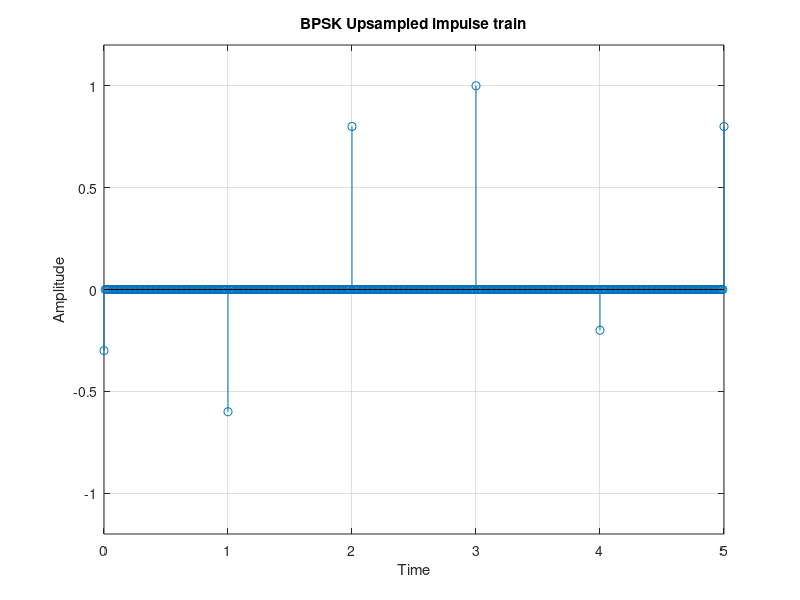
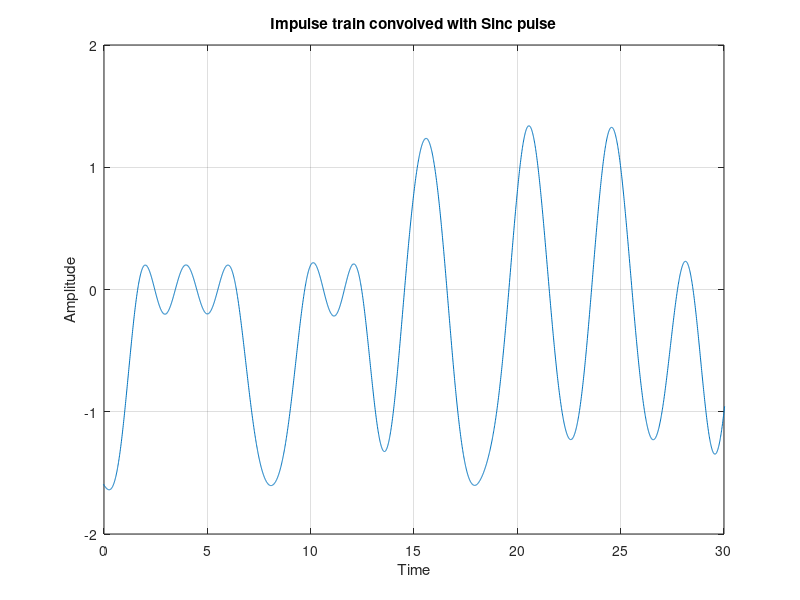
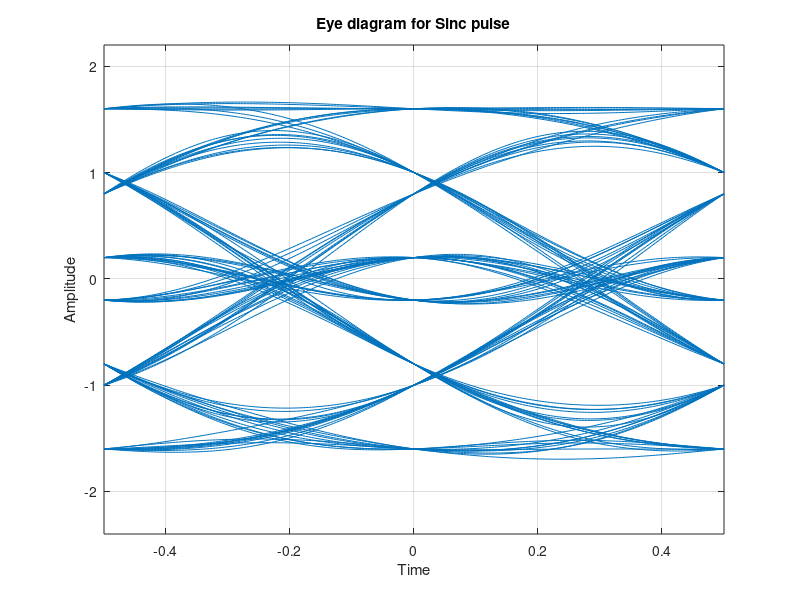
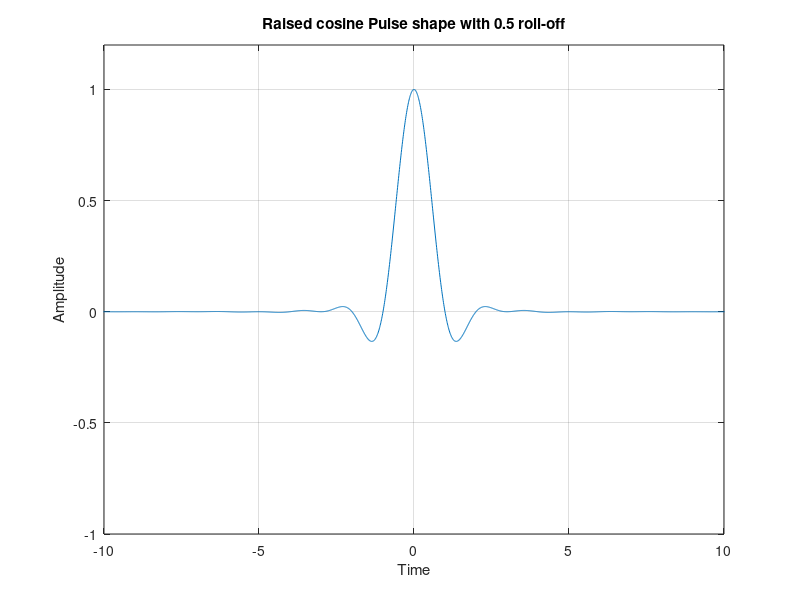

Source code (MATLAB) for these figures, in order:
%Task 3 - Multipath Effect on Eye-Diagrams

clear;
close all;
clc;

% Initializing the needed parameters
samp_freq = 100;
no_trans_bits = 10^3;
time = 0:1/samp_freq:999/samp_freq;
t = -samp_freq:1/(samp_freq):samp_freq;

% Creating 0,1ly and converting them to 1,-1
BPSK = 2*(rand(1,no_trans_bits)>0.5)-1;

% Define the multipath channel
numTaps = 3;
channelTaps = [0.3, 0.9, 0.4];
channelOutput = conv(BPSK, channelTaps);

% Sinc function
Sinc = sinc(t);

% Upsampling the BPSK impulse array to adjust to the sampling frequency
N = length(BPSK);
upsampleFactor = 100; % Since you are appending 99 zeros after each BPSK element

% Pre-allocate BPSK_U with the correct size
BPSK_U = zeros(1, N * upsampleFactor);

% Index to keep track of the insertion point in BPSK_U
index = 1;

% Loop through each element in BPSK
for i = 1:N
    BPSK_U(index) = channelOutput(i);  % Insert the BPSK value
    index = index + upsampleFactor; % Increment index by 100 to skip 99 zeros
end

time_u = 0:1/samp_freq:99999/samp_freq;
% Plotting the upsampled BPSK Impulse train
figure;
stem(time_u, BPSK_U);
xlabel('Time');
ylabel('Amplitude');
title('BPSK Upsampled impulse train');
axis([0 5 -1.2 1.2]);
grid on;

% Plotting the diagram for impulse train convolved with sinc pulse
figure;
sinc_draw = conv(Sinc,BPSK_U,'same');
plot(t,sinc_draw);
title('Impulse train convolved with Sinc pulse');
xlabel('Time');
ylabel('Amplitude');
axis([0 30 -2 2]);
grid on;

% Plotting the eye diagram for Sinc pulse transmission
eyediagram(sinc_draw, 2*samp_freq);
title('Eye diagram for Sinc pulse');
xlabel('Time');
ylabel('Amplitude');
axis([-0.5 0.5 -2.4 2.2]);
grid on;

% Developing the raised cosine with 0.5 roll-off
roll_off = 0.5;
cos_num = cos(roll_off*pi*t);
cos_den = (1 - (2 * roll_off * t).^2);
cos_denzero = abs(cos_den)<10^-10;
Raised_cosine = cos_num./cos_den;
Raised_cosine(cos_denzero) = pi/4;
rc_roll5 = Sinc.*Raised_cosine;

% Plotting the raised cosine with roll off 0.5
figure;
plot(t,rc_roll5);
title('Raised cosine Pulse shape with 0.5 roll-off');
xlabel('Time');
ylabel('Amplitude');
axis([-10 10 -1 1.2]);
grid on;

% Plotting the diagram for impulse train convolved with raised cosine pulse of 0.5 roll-off factor
figure;
rc_roll5_draw = conv(rc_roll5,BPSK_U,'same');
plot(t,rc_roll5_draw);
title('Impulse train convolved with raised cosine pulse with roll-off 0.5');
xlabel('Time');
ylabel('Amplitude');
axis([0 30 -2 2]);

% Plotting the eye diagram for raised cosine pulse with 0.5 roll-off transmission
eyediagram(rc_roll5_draw,2*samp_freq);
title('Eye diagram with raised cosine pulse with 0.5 roll-off');
xlabel('Time');
ylabel('Amplitude');
axis([-0.5 0.5 -2.4 2.2]);
grid on;

% Developing the raised cosine with 1 roll-off
roll_off = 1;
cos_num = cos(roll_off*pi*t);
cos_den = (1 - (2 * roll_off * t).^2);
cos_denzero = abs(cos_den)<10^-10;
Raised_cosine = cos_num./cos_den;
Raised_cosine(cos_denzero) = pi/4;
rc_roll_1 = Sinc.*Raised_cosine;

% Plotting the raised cosine with roll off 1
figure;
plot(t,rc_roll_1);
title('Raised cosine Pulse shape with 1 roll-off');
xlabel('Time');
ylabel('Amplitude');
axis([-10 10 -1 1.2]);
grid on;

% Plotting the diagram for impulse train convolved with raised cosine pulse of 1 roll-off factor
figure;
rc_roll1_draw = conv(rc_roll_1,BPSK_U,'same');
plot(t,rc_roll1_draw);
title('Impulse train convolved with raised cosine pulse with roll-off 1');
xlabel('Time');
ylabel('Amplitude');
axis([0 30 -2 2]);

% Plotting the eye diagram for raised cosine pulse with 1 roll-off transmission
eyediagram(rc_roll1_draw, 2*samp_freq);
title('Eye diagram with raised cosine pulse with 1 roll-off');
xlabel('Time');
ylabel('Amplitude');
axis([-0.5 0.5 -2.4 2.2]);
grid on;

% Task 2

SNR=10; %given SNR
power_noise= 1./(10.^(0.1*SNR));
%generating AWGN noise
sinc_conv=conv(Sinc,BPSK_U,'same');
noise =((power_noise/2)^0.5)*randn(1,length(sinc_conv));
sinc_noise=sinc_conv+noise;

% Plotting the convolved sinc pulse with noise
figure;
plot(t,sinc_noise(1:20001));
title('Sinc pulses with noise');
xlabel('Time');
ylabel('Amplitude');
axis([0 30 -2 2]);
grid on;

% Drawing the eye diagram for sinc pulse with noise
eyediagram(sinc_noise, samp_freq*2);
title('Eye diagram for sinc pulses with noise');
xlabel('Time');
ylabel('Amplitude');
axis([-0.5 0.5 -2.4 2.2]);
grid on;

% Adding the noise to the convoluted raised cosine pulse with 0.5 roll-off
rc_roll5_conv = conv(rc_roll5,BPSK_U,'same');
rc_5_noise=rc_roll5_conv+noise;

% Plotting the convolved raised cosine pulse of 0.5 roll-off with noise
figure;
plot(t,rc_5_noise(1:20001));
title('Impulse train convolved with raised cosine of 0.5 roll-off pulse with noise');
xlabel('Time');
ylabel('Amplitude');
axis([0 30 -2 2]);
grid on;

% Drawing the eye diagram for raised cosine pulse of 0.5 roll-off with noise
eyediagram(rc_5_noise, samp_freq*2);
title('Eye diagram with raised cosine pulse with 0.5 roll-off with noise');
xlabel('Time');
ylabel('Amplitude');
axis([-0.5 0.5 -2.4 2.2]);
grid on;

% Adding the noise to the convoluted raised cosine pulse with 1 roll-off
rc_roll1_conv = conv(rc_roll_1,BPSK_U,'same');
rc_1_noise=rc_roll1_conv+noise;

% Plotting the convolved raised cosine pulse of 1 roll-off with noise
figure;
plot(t,rc_1_noise(1:20001));
title('Impulse train convolved with raised cosine of 1 roll-off pulse with noise');
xlabel('Time');
ylabel('Amplitude');
axis([0 30 -2 2]);
grid on;

% Drawing the eye diagram for raised cosine pulse of 1 roll-off with noise
eyediagram(rc_1_noise, 2*samp_freq);
title('Eye diagram with raised cosine pulse with 1 roll-off with noise');
xlabel('Time');
ylabel('Amplitude');
axis([-0.5 0.5 -2.4 2.2]);
grid on;